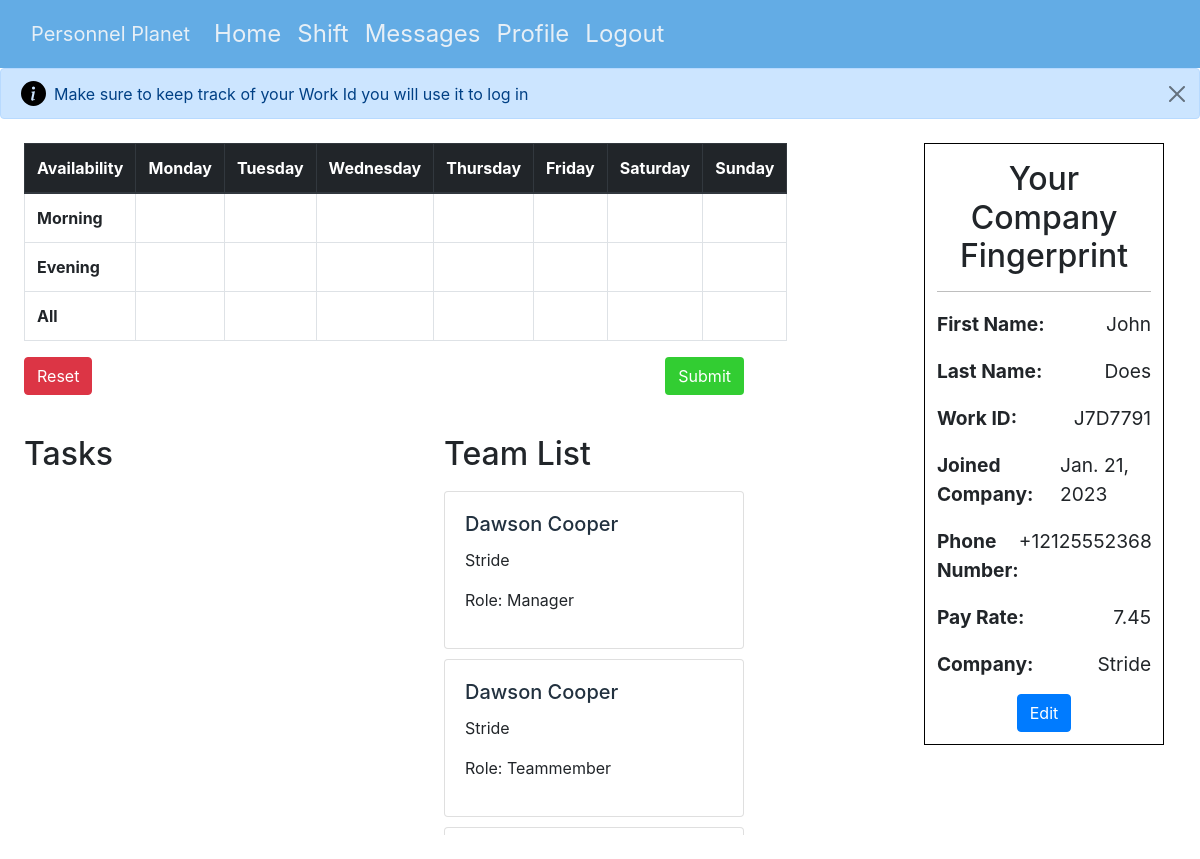
Page /profile (signed in) on the earlier database version.
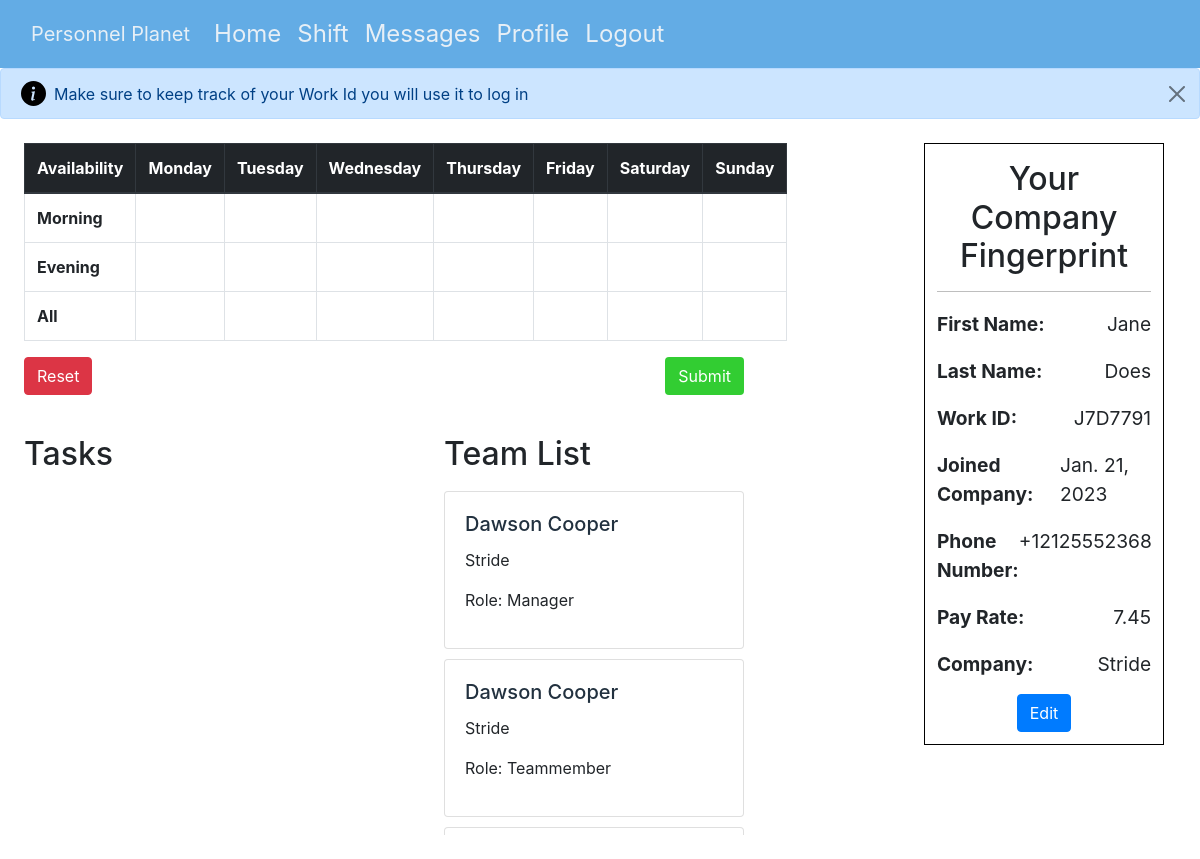
Same page on the later database version.
### personnelPlanet/models.py (models this page shows, shortened)
class User(AbstractUser):
    workId = models.CharField(max_length=10, default='000000')
    phoneNumber = PhoneNumberField(default='(555) 555 5555')
    payRate = models.FloatField(default=7.45)
    isEmployer = models.BooleanField(default=False)
    hoursWorked = models.FloatField(default=0)
    company = models.CharField(max_length=25, null=True)
    totalHours = models.IntegerField(null=True, default=0)

### personnelPlanet/views.py (the view, shortened to what this page needs)
# urls.py: path('profile', views.profile, name='profile'),
@login_required(login_url='/login')
def profile(request):
    context = {}
    empList = User.objects.filter(
        company=request.user.company).all().values("id", "first_name", "last_name", 'workId', 'isEmployer')
    print(empList)
    if empList:
        context['employees'] = empList
    context['form'] = RegisterForm
    return render(request, 'profile.html', {
        'context': context})

### personnelPlanet/templates/profile.html (shortened to what this page needs)
{% extends 'layout.html' %} {% block body %}
<div id='profile-body'>
  <div class="alert alert-primary d-flex align-items-center" role="alert">
    <div>
      Make sure to keep track of your Work Id you will use it to log in
    </div>
    <button id='close-tab-alert' type="button" class="btn-close" data-bs-dismiss="alert" aria-label="Close"></button>
  </div>
<div id="availability">
  <table id="avail-table" class="table table-bordered">
    <thead class="thead-dark">
      <tr>
        <th scope="col">Availability</th>
        <th scope="col">Monday</th>
        <th scope="col">Tuesday</th>
        <th scope="col">Wednesday</th>
        <th scope="col">Thursday</th>
        <th scope="col">Friday</th>
        <th scope="col">Saturday</th>
        <th scope="col">Sunday</th>
      </tr>
    </thead>
    <tbody>
      <tr>
        <th scope="row">Morning</th>
        <td class="avail-cell" id="morning-monday"></td>
        <td class="avail-cell" id="morning-tuesday"></td>
        <td class="avail-cell" id="morning-wednesday"></td>
        <td class="avail-cell" id="morning-thursday"></td>
        <td class="avail-cell" id="morning-friday"></td>
        <td class="avail-cell" id="morning-saturday"></td>
        <td class="avail-cell" id="morning-sunday"></td>
      </tr>
      <tr>
        <th scope="row">Evening</th>
        <td class="avail-cell" id="evening-monday"></td>
        <td class="avail-cell" id="evening-tuesday"></td>
        <td class="avail-cell" id="evening-wednesday"></td>
        <td class="avail-cell" id="evening-thursday"></td>
        <td class="avail-cell" id="evening-friday"></td>
        <td class="avail-cell" id="evening-saturday"></td>
        <td class="avail-cell" id="evening-sunday"></td>
      </tr>
      <tr>
        <th scope="row">All</th>
        <td class="avail-cell" id="all-monday"></td>
        <td class="avail-cell" id="all-tuesday"></td>
        <td class="avail-cell" id="all-wednesday"></td>
        <td class="avail-cell" id="all-thursday"></td>
        <td class="avail-cell" id="all-friday"></td>
        <td class="avail-cell" id="all-saturday"></td>
        <td class="avail-cell" id="all-sunday"></td>
      </tr>
    </tbody>
  </table>
  <div id="profile-buttons">
    <button type="button" id="reset-avail" class="btn btn-danger">Reset</button>
    <button type="button" id="submit-avail" class="btn">Submit</button>
  </div>
  <div id='profile-user-info'>
    <h2 style='text-align: center; padding-top: 2%;'>Your Company Fingerprint</h2>
    <hr style='background-color: black;'>
    <p class='user-info-items'><strong>First Name:</strong> {{ user.first_name }}</p>
    <p class='user-info-items'><strong>Last Name:</strong> {{ user.last_name }}</p>
    <p class='user-info-items'><strong>Work ID:</strong> {{ user.workId }}</p>
    <p class='user-info-items'><strong>Joined Company:</strong> {{ user.date_joined.date }}</p>
    <p class='user-info-items'><strong>Phone Number:</strong> {{ user.phoneNumber }}</p>
    <p class='user-info-items'><strong>Pay Rate:</strong> {{ user.payRate }}</p>
    <p class='user-info-items'><strong>Company:</strong> {{ user.company }}</p>
    <div id='edit-fingerprint-wrapper'>
      <button type="button" id='edit-fingerprint' class="btn btn-primary" data-bs-toggle="modal" data-bs-target="#editFPmodal">Edit</button>
    </div>
  </div>
  <div id='task-container'>
    <div id='existing-tasks'>
      <h2>Tasks</h2>
    </div>
    <div id='employees'>
      <h2>Team List</h2>
      {% for emp in context.employees %}
      <section>
      <div class="card">
        <div class="card-body">
          <h5 class="card-title">{{ emp.first_name }} {{ emp.last_name }}</h5>
          <p class="card-text">{{ user.company }}</p>
          <p>{% if emp.isEmployer %}
            Role: Manager
            {% else %}
            Role: Teammember
            {% endif %}
          </p>
        </div>
      </div>
    </section>
      {% endfor %}
    </div>
  </div>
</div>
</div>
{% endblock %}

Differences in the rows shown:
changed User "Does": first_name "John" → "Jane"
